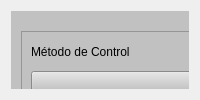
               <widget class="QWidget" name="page_metodo_control">
                <layout class="QHBoxLayout" name="horizontalLayout_3">
                 <item>
                  <widget class="QWidget" name="widget_04" native="true">
                   <property name="styleSheet">
                    <string notr="true">background-color: rgb(193, 193, 193);</string>
                   </property>
                   <widget class="QFrame" name="control_selected">
                    <property name="geometry">
                     <rect>
                      <x>10</x>
                      <y>20</y>
                      <width>281</width>
                      <height>251</height>
                     </rect>
                    </property>
                    <property name="styleSheet">
                     <string notr="true">QFrame{

background-color: rgb(193, 193, 193);
}

QPushButton{
background-color: rgb(193, 193, 193);
border-top-left-radius: 20px;
border-bottom-left-radius:20px;
border-color:rgb(0,0,0);
color: rgb(0,0,0);
font: 77 10pt &quot;Arial Black&quot;
}

QPushButton:hover{
background-color: white;
border-top-left-radius: 20px;
border-bottom-left-radius:20px;
color: rgb(0,0,0);
font: 77 10pt &quot;Arial Black&quot;
}</string>
                    </property>
                    <property name="frameShape">
                     <enum>QFrame::StyledPanel</enum>
                    </property>
                    <property name="frameShadow">
                     <enum>QFrame::Raised</enum>
                    </property>
                    <widget class="QPushButton" name="pushButton_Activar">
                     <property name="geometry">
                      <rect>
                       <x>20</x>
                       <y>190</y>
                       <width>101</width>
                       <height>40</height>
                      </rect>
                     </property>
                     <property name="minimumSize">
                      <size>
                       <width>0</width>
                       <height>40</height>
                      </size>
                     </property>
                     <property name="styleSheet">
                      <string notr="true">font: 10pt &quot;Segoe UI&quot;;
border-bottom-color: rgb(0, 0, 0);</string>
                     </property>
                     <property name="text">
                      <string>Activado</string>
                     </property>
                    </widget>
                    <widget class="QPushButton" name="pushButton_Desactivar">
                     <property name="geometry">
                      <rect>
                       <x>150</x>
                       <y>190</y>
                       <width>101</width>
                       <height>40</height>
                      </rect>
                     </property>
                     <property name="minimumSize">
                      <size>
                       <width>0</width>
                       <height>40</height>
                      </size>
                     </property>
                     <property name="styleSheet">
                      <string notr="true">font: 10pt &quot;Segoe UI&quot;;</string>
                     </property>
                     <property name="text">
                      <string>Desactivado</string>
                     </property>
                    </widget>
                    <widget class="QLabel" name="label_14">
                     <property name="geometry">
                      <rect>
                       <x>10</x>
                       <y>10</y>
                       <width>141</width>
                       <height>21</height>
                      </rect>
                     </property>
                     <property name="styleSheet">
                      <string notr="true">font: 10pt &quot;Segoe UI&quot;;
background-color: rgb(193, 193, 193);
color: rgb(0, 0, 0);</string>
                     </property>
                     <property name="text">
                      <string>Método de Control</string>
                     </property>
                    </widget>
                    <widget class="QComboBox" name="comboBox">
                     <property name="geometry">
                      <rect>
                       <x>10</x>
                       <y>40</y>
                       <width>271</width>
                       <height>22</height>
                      </rect>
                     </property>
                    </widget>
                    <widget class="QLabel" name="path_lb_7">
                     <property name="geometry">
                      <rect>
                       <x>20</x>
                       <y>80</y>
                       <width>191</width>
                       <height>20</height>
                      </rect>
                     </property>
                     <property name="styleSheet">
                      <string notr="true">font: 10pt &quot;Segoe UI&quot;;
color: rgb(0, 0, 0);
border-color: rgb(0, 255, 255);</string>
                     </property>
                     <property name="text">
                      <string/>
                     </property>
                    </widget>
                    <widget class="QComboBox" name="comboBox_2">
                     <property name="geometry">
                      <rect>
                       <x>10</x>
                       <y>80</y>
                       <width>271</width>
                       <height>22</height>
                      </rect>
                     </property>
                    </widget>
                    <widget class="QLabel" name="lineEdit_36">
                     <property name="geometry">
                      <rect>
                       <x>150</x>
                       <y>120</y>
                       <width>71</width>
                       <height>21</height>
                      </rect>
                     </property>
                     <property name="styleSheet">
                      <string notr="true">background-color: rgb(255, 255, 255);
color: rgb(0, 0, 0);
font: 10pt &quot;Segoe UI&quot;;</string>
                     </property>
                     <property name="text">
                      <string/>
                     </property>
                    </widget>
                    <widget class="QLabel" name="label_81">
                     <property name="geometry">
                      <rect>
                       <x>70</x>
                       <y>120</y>
                       <width>71</width>
                       <height>21</height>
                      </rect>
                     </property>
                     <property name="styleSheet">
                      <string notr="true">font: 10pt &quot;Segoe UI&quot;;
background-color: rgb(193, 193, 193);
color: rgb(0, 0, 0);</string>
                     </property>
                     <property name="text">
                      <string>SOC</string>
                     </property>
                    </widget>
                    <widget class="QLabel" name="label_82">
                     <property name="geometry">
                      <rect>
                       <x>70</x>
                       <y>160</y>
                       <width>71</width>
                       <height>21</height>
                      </rect>
                     </property>
                     <property name="styleSheet">
                      <string notr="true">font: 10pt &quot;Segoe UI&quot;;
background-color: rgb(193, 193, 193);
color: rgb(0, 0, 0);</string>
                     </property>
                     <property name="text">
                      <string>P_sc</string>
                     </property>
                    </widget>
                    <widget class="QLabel" name="lineEdit_37">
                     <property name="geometry">
                      <rect>
                       <x>150</x>
                       <y>160</y>
                       <width>71</width>
                       <height>21</height>
                      </rect>
                     </property>
                     <property name="styleSheet">
                      <string notr="true">background-color: rgb(255, 255, 255);
color: rgb(0, 0, 0);
font: 10pt &quot;Segoe UI&quot;;</string>
                     </property>
                     <property name="text">
                      <string/>
                     </property>
                    </widget>
                    <widget class="QLabel" name="label_83">
                     <property name="geometry">
                      <rect>
                       <x>240</x>
                       <y>160</y>
                       <width>31</width>
                       <height>21</height>
                      </rect>
                     </property>
                     <property name="styleSheet">
                      <string notr="true">background-color: rgb(193, 193, 193);
color: rgb(0, 0, 0);
font: 700 14pt &quot;Segoe UI&quot;;</string>
                     </property>
                     <property name="text">
                      <string>kW</string>
                     </property>
                    </widget>
                    <widget class="QLabel" name="label_84">
                     <property name="geometry">
                      <rect>
                       <x>240</x>
                       <y>120</y>
                       <width>31</width>
                       <height>21</height>
                      </rect>
                     </property>
                     <property name="styleSheet">
                      <string notr="true">background-color: rgb(193, 193, 193);
color: rgb(0, 0, 0);
font: 700 14pt &quot;Segoe UI&quot;;</string>
                     </property>
                     <property name="text">
                      <string>%</string>
                     </property>
                    </widget>
                   </widget>
                   <widget class="QFrame" name="frame_5">
                    <property name="geometry">
                     <rect>
                      <x>10</x>
                      <y>300</y>
                      <width>311</width>
                      <height>121</height>
                     </rect>
                    </property>
                    <property name="styleSheet">
                     <string notr="true">QFrame{
border-color: rgb(0, 0, 0);
background-color: rgb(193, 193, 193);
}

QPushButton{
background-color: rgb(193, 193, 193);
border-top-left-radius: 20px;
border-bottom-left-radius:20px;
border-color:rgb(0,0,0);
color: rgb(0,0,0);
font: 77 10pt &quot;Arial Black&quot;
}

QPushButton:hover{
background-color: white;
border-top-left-radius: 20px;
border-bottom-left-radius:20px;
color: rgb(0,0,0);
font: 77 10pt &quot;Arial Black&quot;
}</string>
                    </property>
                    <property name="frameShape">
                     <enum>QFrame::StyledPanel</enum>
                    </property>
                    <property name="frameShadow">
                     <enum>QFrame::Raised</enum>
                    </property>
                    <widget class="QPushButton" name="pushButton_set_pow">
                     <property name="geometry">
                      <rect>
                       <x>10</x>
                       <y>70</y>
                       <width>101</width>
                       <height>40</height>
                      </rect>
                     </property>
                     <property name="minimumSize">
                      <size>
                       <width>0</width>
                       <height>40</height>
                      </size>
                     </property>
                     <property name="styleSheet">
                      <string notr="true">font: 10pt &quot;Segoe UI&quot;;
border-bottom-color: rgb(0, 0, 0);</string>
                     </property>
                     <property name="text">
                      <string>Enviar</string>
                     </property>
                    </widget>
                    <widget class="QPushButton" name="pushButton_13">
                     <property name="geometry">
                      <rect>
                       <x>140</x>
                       <y>70</y>
                       <width>101</width>
                       <height>40</height>
                      </rect>
                     </property>
                     <property name="minimumSize">
                      <size>
                       <width>0</width>
                       <height>40</height>
                      </size>
                     </property>
                     <property name="styleSheet">
                      <string notr="true">font: 10pt &quot;Segoe UI&quot;;</string>
                     </property>
                     <property name="text">
                      <string>Parar</string>
                     </property>
                    </widget>
                    <widget class="QLabel" name="label_26">
                     <property name="geometry">
                      <rect>
                       <x>10</x>
                       <y>10</y>
                       <width>141</width>
                       <height>21</height>
                      </rect>
                     </property>
                     <property name="styleSheet">
                      <string notr="true">font: 10pt &quot;Segoe UI&quot;;
background-color: rgb(193, 193, 193);
color: rgb(0, 0, 0);</string>
                     </property>
                     <property name="text">
                      <string>Perfil Fotovoltaico</string>
                     </property>
                    </widget>
                    <widget class="QLabel" name="path_lb_6">
                     <property name="geometry">
                      <rect>
                       <x>10</x>
                       <y>40</y>
                       <width>261</width>
                       <height>20</height>
                      </rect>
                     </property>
                     <property name="styleSheet">
                      <string notr="true">font: 10pt &quot;Segoe UI&quot;;
color: rgb(0, 0, 0);
border-color: rgb(0, 255, 255);</string>
                     </property>
                     <property name="text">
                      <string>Path</string>
                     </property>
                    </widget>
                    <widget class="QPushButton" name="pushButton_14">
                     <property name="geometry">
                      <rect>
                       <x>280</x>
                       <y>40</y>
                       <width>31</width>
                       <height>21</height>
                      </rect>
                     </property>
                     <property name="styleSheet">
                      <string notr="true">QPushButton{
background-color: rgb(193, 193, 193);
border-top-left-radius: 2px;
border-bottom-left-radius:2px;
border-color:rgb(0,0,0);
color: rgb(0,0,0);
font: 77 10pt &quot;Arial Black&quot;
}

QPushButton:hover{
background-color: white;
border-top-left-radius: 2px;
border-bottom-left-radius:2px;
color: rgb(0,0,0);
font: 77 10pt &quot;Arial Black&quot;
}</string>
                     </property>
                     <property name="text">
                      <string>...</string>
                     </property>
                    </widget>
                   </widget>
                   <widget class="QWidget" name="widget_0" native="true">
                    <property name="geometry">
                     <rect>
                      <x>330</x>
                      <y>20</y>
                      <width>741</width>
                      <height>500</height>
                     </rect>
                    </property>
                    <property name="minimumSize">
                     <size>
                      <width>0</width>
                      <height>500</height>
                     </size>
                    </property>
                    <property name="styleSheet">
                     <string notr="true">background-color: rgb(193, 193, 193);</string>
                    </property>
                   </widget>
                  </widget>
                 </item>
                </layout>
               </widget>
